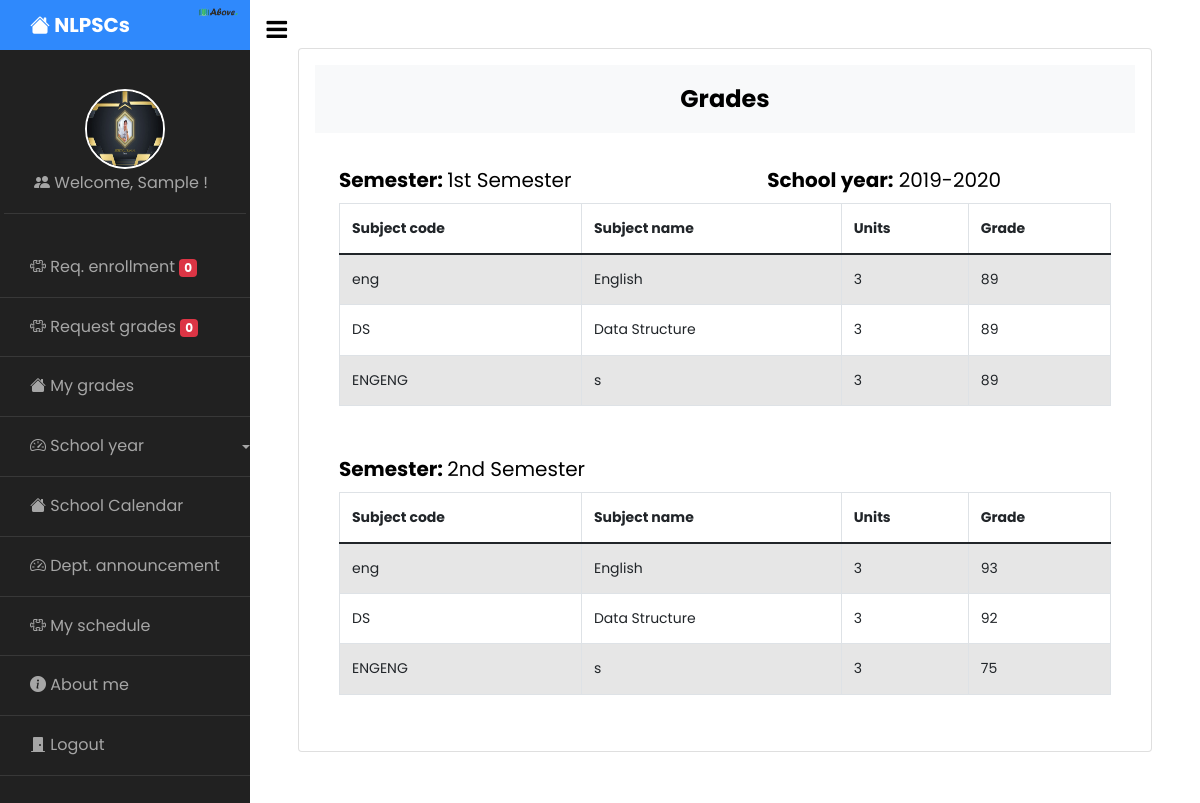
The app's page /student/my_grades2.php (signed in) with its own data.
### tables this page shows
CREATE TABLE `student` (
  `Id` int(11) NOT NULL,
  `id_no` varchar(255) DEFAULT NULL,
  `firstname` varchar(255) NOT NULL,
  `middlename` varchar(255) NOT NULL,
  `lastname` varchar(255) NOT NULL,
  `dob` varchar(255) NOT NULL,
  `age` varchar(255) NOT NULL,
  `email` varchar(255) NOT NULL,
  `contact` varchar(255) NOT NULL,
  `address` varchar(255) NOT NULL,
  `username` varchar(255) NOT NULL,
  `password` varchar(255) NOT NULL,
  `images` varchar(255) NOT NULL,
  `dept_id` int(11) NOT NULL,
  `year_level` int(255) NOT NULL,
  `status` varchar(255) NOT NULL DEFAULT 'Pending'
);

CREATE TABLE `semester` (
  `Id` int(11) NOT NULL,
  `Semester` varchar(255) NOT NULL,
  `school_id` int(11) NOT NULL
);

CREATE TABLE `schoolyear` (
  `Id` int(11) NOT NULL,
  `schoolyear` varchar(255) NOT NULL,
  `status` varchar(255) NOT NULL DEFAULT 'Inactive'
);

CREATE TABLE `student_grade` (
  `grade_id` int(11) NOT NULL,
  `student_id` int(11) NOT NULL,
  `subject_id` int(11) NOT NULL,
  `grade` int(11) NOT NULL
);

CREATE TABLE `subject` (
  `sub_Id` int(11) NOT NULL,
  `school_yr_Id` int(11) NOT NULL,
  `semester_id` int(11) NOT NULL,
  `Sub_code` varchar(255) NOT NULL,
  `Sub_name` varchar(255) NOT NULL,
  `Sub_description` varchar(255) NOT NULL,
  `Teacher` varchar(255) NOT NULL,
  `Sub_level` int(11) NOT NULL,
  `day` varchar(255) NOT NULL,
  `time_sched` varchar(255) NOT NULL,
  `Units` int(11) NOT NULL
);

### student/my_grades2.php (the view, shortened to what this page needs)
 <?php include 'sidebar.php'; ?>
<?php
  $semester = mysqli_query($conn, "SELECT * FROM semester WHERE Semester='1st Semester'");
  $one = mysqli_fetch_array($semester);
  $semester2 = mysqli_query($conn, "SELECT * FROM semester WHERE Semester='2nd Semester'");
  $two = mysqli_fetch_array($semester2);
  $year = mysqli_query($conn, "SELECT * FROM schoolyear WHERE schoolyear='2019-2020'");
  $three = mysqli_fetch_array($year);
 ?>
      <div id="content" class="p-4 p-md-5 pt-5">
        <div class="card p-3">
          <h4 class="bg-light p-3" align="center"><strong>Grades</strong></h4>
    <div class="table-responsive p-4 ">
      <div class="d-flex">
        <h5><b>Semester: </b><?php echo $one['Semester']; ?></h5>
        <h5 style="position: absolute;right:150px;"><b>School year:</b> <?php echo $three['schoolyear']; ?> </h5>
      </div>
      <table class="table table-bordered table-striped table-hover table-responsive-sm table-responsive-md table-responsive-lg table-responsive-xl table-responsive-xxl " id="examples">
        <thead>
          <tr>
            <th>Subject code</th>
            <th>Subject name</th>
            <th>Units</th>
            <th>Grade</th>
          </tr>
        </thead>
        <tbody>
          <?php
            $query ="SELECT * FROM subject JOIN student_grade ON subject.Sub_level=student_grade.subject_id";
            $sql = mysqli_query($conn,$query);
            while($row = mysqli_fetch_array($sql)) {
          ?>
          <tr>
              <td><?php echo $row["Sub_code"];?></td>
              <td><?php echo $row["Sub_name"];?></td>
              <td><?php echo $row["Units"];?></td>
              <td><?php echo $row["grade"];?></td>
          </tr>
            <?php
                }
            ?>
        </tbody>
      </table>
       <div class="d-flex mt-5" style="margin-top: 100px;">
        <h5><b>Semester: </b><?php echo $two['Semester']; ?></h5>
      </div>
      <table class="table table-bordered table-striped table-hover table-responsive-sm table-responsive-md table-responsive-lg table-responsive-xl table-responsive-xxl " id="examples">
        <thead>
          <tr>
            <th>Subject code</th>
            <th>Subject name</th>
            <th>Units</th>
            <th>Grade</th>
          </tr>
        </thead>
        <tbody>
          <?php
            $query ="SELECT * FROM student_grade JOIN student ON student_grade.student_id=student.Id JOIN subject ON student_grade.subject_id=subject.sub_Id JOIN semester ON subject.semester_id=semester.Id WHERE Semester.Semester='2nd Semester'";
            $sql = mysqli_query($conn,$query);
            while($row = mysqli_fetch_array($sql)) {
          ?>
          <tr>
              <td><?php echo $row["Sub_code"];?></td>
              <td><?php echo $row["Sub_name"];?></td>
              <td><?php echo $row["Units"];?></td>
              <td><?php echo $row["grade"];?></td>
          </tr>
            <?php
                }
            ?>
        </tbody>
      </table>
    </div>
      </div>
    </div>

### student/sidebar.php (shortened to what this page needs)
<?php
  include '../config.php';
  if(isset($_SESSION['student']) && isset($_SESSION['student_id'])) {
    $id = $_SESSION['student_id'];
    $student = mysqli_query($conn, "SELECT * FROM student WHERE Id='$id'");
    while($row = mysqli_fetch_array($student)) {
?>
<!doctype html>
<html lang="en">
  <head>
    <link rel="stylesheet" href="https://cdn.datatables.net/1.11.3/css/jquery.dataTables.min.css">
    <link href="https://cdn.jsdelivr.net/npm/bootstrap@5.0.2/dist/css/bootstrap.min.css" rel="stylesheet">
    <link rel="stylesheet" href="https://stackpath.bootstrapcdn.com/font-awesome/4.7.0/css/font-awesome.min.css">
		<link rel="stylesheet" href="https://stackpath.bootstrapcdn.com/font-awesome/4.7.0/css/font-awesome.min.css">
    <link rel="stylesheet" href="https://cdn.jsdelivr.net/npm/bootstrap-icons@1.8.1/font/bootstrap-icons.css">
		<link rel="stylesheet" href="../css/style.css">
  </head>
  <body>
		<div class="wrapper d-flex align-items-stretch">
      <nav id="sidebar">
        <div class="custom-menu">
          <button type="button" id="sidebarCollapse" class="btn btn-primary">
            <i class="fa fa-bars"></i>
          </button>
        </div>
        <h1><a href="dashboard.php" class="logo"><i class="bi bi-house-fill"></i> NLPSCs</a> <img src="../images/logo.png" alt="" width="40" style="position: absolute; right: 12px; top: 7px;"></h1>
         <div class="p-1 mb-1">
              <ul class="list-unstyled components">
                <li>
                  <a href="dashboard.php">
                    <img id="img" class="img-responsive" src="../images-students/<?php echo $row['images'];?>" alt="image">
                    <i class="bi bi-people-fill"></i> Welcome, <?php echo $row['firstname']; ?> !
                  </a>
                </li>
              </ul>
        </div>
        <ul class="list-unstyled components mb-5">
          <li>
            <?php
            $check = mysqli_query($conn, "SELECT student_Id from enrollment WHERE student_Id='$id' AND request_status='Pending'");
            $count = mysqli_num_rows($check);
            ?>
              <a type="button" data-bs-toggle="modal" data-bs-target="#enrollment"><i class="bi bi-puzzle"></i> Req. enrollment <span class="badge bg-danger"><?php echo $count; ?></span></a>
          </li>
          <li>
            <?php
            $check2 = mysqli_query($conn, "SELECT student_Id from request_grade WHERE student_Id='$id' AND request_grade_status='Pending'");
            $count2 = mysqli_num_rows($check2);
            ?>
              <a href="my_grades.php" data-bs-toggle="modal" data-bs-target="#grade"><i class="bi bi-puzzle"></i> Request grades <span class="badge bg-danger"><?php echo $count2; ?></span></a>
          </li>
          <li>
              <a href="my_grades.php"><i class="bi bi-house-fill"></i> My grades</a>
          </li>
          <li>
               <div class="dropdown">
              <a href="#" class="dropdown-toggle" type="button" id="dropdownMenuButton1" data-bs-toggle="dropdown" aria-expanded="false"><i class="bi bi-speedometer2"></i> School year</a>
            </div>
          </li>
          <li>
              <a href="schoolcalendar.php"><i class="bi bi-house-fill"></i> School Calendar</a>
          </li>
          <li>
              <a href="announcement.php"><i class="bi bi-speedometer2"></i> Dept. announcement</a>
          </li>
          <li>
              <a href="subject_schedule.php"><i class="bi bi-puzzle"></i> My schedule</a>
          </li>
          <li>
            <a href="about_me.php"><i class="bi bi-info-circle-fill"></i> About me</a>
          </li>
          <li>
            <a href="../logout.php"><i class="bi bi-door-closed-fill"></i> Logout</a>
          </li>
        </ul>
      </nav>
<?php } ?>
  </body>
</html>
<?php
    } else {
     header('Location: ./index.php');
    }
?>

### student/sidebar.php (style rules this page uses)
#img { height: 80px; width: 80px; border-radius: 50%; margin-right: auto; margin-left: auto; display: block; border: 2px solid white; }

### records on screen
student: images (picture), firstname "Sample", count "0", count2 "0"
semester: Semester "1st Semester"
schoolyear: schoolyear "2019-2020"
student_grade: subject.Sub_code "eng", subject.Sub_name "English", subject.Units "3", grade "89", subject.Sub_code "DS", subject.Sub_name "Data Structure", subject.Sub_code "ENGENG", subject.Sub_name "s"
semester: Semester "2nd Semester"
student_grade: subject.Sub_code "eng", subject.Sub_name "English", subject.Units "3", grade "93"
student_grade: subject.Sub_code "DS", subject.Sub_name "Data Structure", subject.Units "3", grade "92"
student_grade: subject.Sub_code "ENGENG", subject.Sub_name "s", subject.Units "3", grade "75"
